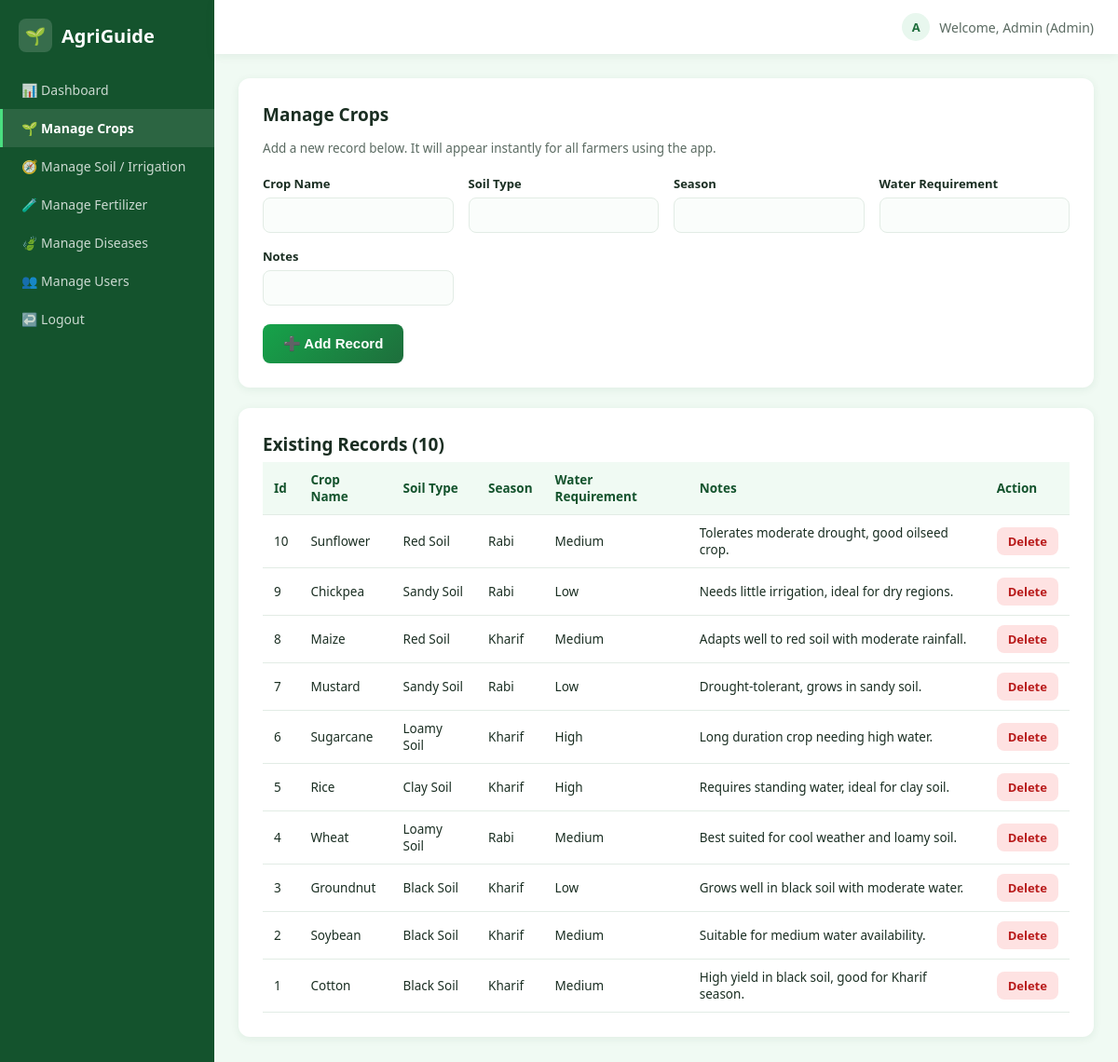
The app's page /admin/crops (signed in) with its own data.
### tables this page shows
CREATE TABLE crops (
        id INTEGER PRIMARY KEY AUTOINCREMENT,
        crop_name TEXT NOT NULL,
        soil_type TEXT NOT NULL,
        season TEXT NOT NULL,
        water_requirement TEXT NOT NULL,
        notes TEXT
    );

### app.py (the view, shortened to what this page needs)
@app.route("/admin/crops", methods=["GET", "POST"])
@admin_required
def admin_crops():
    db = get_db()
    rows = db.execute("SELECT * FROM crops ORDER BY id DESC").fetchall()
    return render_template("admin_list.html", title="Manage Crops", rows=rows,
                            columns=["id", "crop_name", "soil_type", "season", "water_requirement", "notes"],
                            add_endpoint="admin_crops", delete_endpoint="admin_crops_delete",
                            fields=[
                                {"name": "crop_name", "label": "Crop Name", "type": "text"},
                                {"name": "soil_type", "label": "Soil Type", "type": "text"},
                                {"name": "season", "label": "Season", "type": "text"},
                                {"name": "water_requirement", "label": "Water Requirement", "type": "text"},
                                {"name": "notes", "label": "Notes", "type": "text"},
                            ])

### app.py (called while the page is built)
def get_db():
    db = getattr(g, "_database", None)
    if db is None:
        db = g._database = sqlite3.connect(DB_PATH)
        db.row_factory = sqlite3.Row
        db.execute("PRAGMA foreign_keys = ON")
    return db

@app.teardown_appcontext
def close_connection(exception):
    db = getattr(g, "_database", None)
    if db is not None:
        db.close()

def admin_required(f):
    @wraps(f)
    def wrapped(*args, **kwargs):
        if "user_id" not in session:
            flash("Please login to continue.", "error")
            return redirect(url_for("login"))
        if session.get("role") != "Admin":
            flash("Admin access only.", "error")
            return redirect(url_for("dashboard"))
        return f(*args, **kwargs)
    return wrapped

@app.context_processor
def inject_user():
    return {
        "current_user_name": session.get("name"),
        "current_user_role": session.get("role"),
        "logged_in": "user_id" in session,
    }

### templates/admin_list.html (shortened to what this page needs)
{% extends "base_app.html" %}
{% block content %}
<div class="panel">
  <h2>{{ title }}</h2>
  <p class="sub">Add a new record below. It will appear instantly for all farmers using the app.</p>
  <form method="POST" action="{{ url_for(add_endpoint) }}">
    <div class="form-grid">
      {% for field in fields %}
        <div>
          <label>{{ field.label }}</label>
          <input type="text" name="{{ field.name }}" required>
        </div>
      {% endfor %}
    </div>
    <button type="submit" class="btn btn-primary">➕ Add Record</button>
  </form>
</div>
<div class="panel">
  <h2>Existing Records ({{ rows|length }})</h2>
  {% if rows %}
  <div style="overflow-x:auto;">
    <table class="data-table">
      <thead>
        <tr>
          {% for col in columns %}<th>{{ col.replace('_', ' ')|title }}</th>{% endfor %}
          <th>Action</th>
        </tr>
      </thead>
      <tbody>
        {% for row in rows %}
        <tr>
          {% for col in columns %}<td>{{ row[col] }}</td>{% endfor %}
          <td><a href="{{ url_for(delete_endpoint, item_id=row['id']) }}" class="btn btn-danger btn-sm confirm-delete">Delete</a></td>
        </tr>
        {% endfor %}
      </tbody>
    </table>
  </div>
  {% else %}
    <p class="empty-state">No records yet. Add one above.</p>
  {% endif %}
</div>
{% endblock %}

### templates/base_app.html (shortened to what this page needs)
<!DOCTYPE html>
<html lang="en">
<head>
<link rel="stylesheet" href="{{ url_for('static', filename='css/style.css') }}">
</head>
<body>
<div class="app-shell">
  <aside class="sidebar">
    <a href="{{ url_for('index') }}" class="brand">
      <span class="brand-icon">🌱</span>
      <span>AgriGuide</span>
    </a>
    <nav>
      {% if current_user_role == 'Admin' %}
        <a href="{{ url_for('admin') }}" class="{{ 'active' if request.endpoint == 'admin' }}">📊 Dashboard</a>
        <a href="{{ url_for('admin_crops') }}" class="{{ 'active' if request.endpoint == 'admin_crops' }}">🌱 Manage Crops</a>
        <a href="{{ url_for('admin_soil') }}" class="{{ 'active' if request.endpoint == 'admin_soil' }}">🧭 Manage Soil / Irrigation</a>
        <a href="{{ url_for('admin_fertilizer') }}" class="{{ 'active' if request.endpoint == 'admin_fertilizer' }}">🧪 Manage Fertilizer</a>
        <a href="{{ url_for('admin_diseases') }}" class="{{ 'active' if request.endpoint == 'admin_diseases' }}">🍃 Manage Diseases</a>
        <a href="{{ url_for('admin_users') }}" class="{{ 'active' if request.endpoint == 'admin_users' }}">👥 Manage Users</a>
      {% endif %}
      <a href="{{ url_for('logout') }}">↩️ Logout</a>
    </nav>
  </aside>
  <div class="main-area">
    <div class="topbar">
      <span class="avatar">{{ (current_user_name or "U")[0]|upper }}</span>
      <span>Welcome, {{ current_user_name }}{% if current_user_role == 'Admin' %} (Admin){% endif %}</span>
    </div>
    <div class="page-content">
      {% block content %}{% endblock %}
    </div>
  </div>
</div>
</body>
</html>

### static/css/style.css (style rules this page uses)
:root { --green-dark: #14532d; --green-primary: #16a34a; --green-mid: #1e6e3c; --green-light: #e8f7ee; --green-pale: #f0faf3; --text-dark: #1a2e22; --text-muted: #5b6b62; --white: #ffffff; --border: #e2ece5; --shadow: 0 2px 10px rgba(20, 83, 45, 0.08); --radius: 12px; }
* { box-sizing: border-box; }
body { margin: 0; font-family: "Segoe UI", "Helvetica Neue", Arial, sans-serif; background: var(--green-pale); color: var(--text-dark); }
a { text-decoration: none; color: inherit; }
.btn { display: inline-flex; align-items: center; justify-content: center; gap: 8px; padding: 12px 22px; border-radius: 8px; border: none; font-size: 15px; font-weight: 600; cursor: pointer; transition: transform 0.15s ease, box-shadow 0.15s ease, background 0.15s ease; }
.btn-primary { background: linear-gradient(135deg, var(--green-primary), var(--green-mid)); color: var(--white); }
.btn-danger { background: #fee2e2; color: #b91c1c; }
.btn-sm { padding: 6px 12px; font-size: 13px; }
.brand { display: flex; align-items: center; gap: 10px; font-weight: 700; font-size: 20px; color: var(--green-dark); }
.brand-icon { width: 36px; height: 36px; border-radius: 8px; background: var(--green-light); display: flex; align-items: center; justify-content: center; font-size: 18px; }
.app-shell { display: flex; min-height: 100vh; }
.sidebar { width: 230px; background: var(--green-dark); color: rgba(255,255,255,0.9); padding: 20px 0; flex-shrink: 0; }
.sidebar .brand { color: var(--white); padding: 0 20px 20px; }
.sidebar .brand-icon { background: rgba(255,255,255,0.15); }
.sidebar nav a { display: flex; align-items: center; gap: 10px; padding: 11px 20px; font-size: 14px; color: rgba(255,255,255,0.78); border-left: 3px solid transparent; }
.sidebar nav a.active { background: rgba(255,255,255,0.1); color: var(--white); border-left-color: #4ade80; font-weight: 600; }
.main-area { flex: 1; display: flex; flex-direction: column; min-width: 0; }
.topbar { display: flex; justify-content: flex-end; align-items: center; gap: 10px; background: var(--white); padding: 14px 26px; box-shadow: var(--shadow); font-size: 14px; color: var(--text-muted); }
.avatar { width: 30px; height: 30px; border-radius: 50%; background: var(--green-light); color: var(--green-mid); display: flex; align-items: center; justify-content: center; font-weight: 700; font-size: 13px; }
.page-content { padding: 26px; flex: 1; }
.panel { background: var(--white); border-radius: var(--radius); box-shadow: var(--shadow); padding: 26px; margin-bottom: 22px; }
.panel h2 { margin: 0 0 6px; font-size: 19px; }
.panel .sub { color: var(--text-muted); font-size: 13.5px; margin-bottom: 20px; }
.form-grid { display: grid; grid-template-columns: repeat(auto-fit, minmax(200px, 1fr)); gap: 16px; margin-bottom: 20px; }
.form-grid label { display: block; font-size: 13px; font-weight: 600; margin-bottom: 6px; }
.form-grid select, .form-grid input, .form-grid textarea { width: 100%; padding: 10px 12px; border-radius: 8px; border: 1.5px solid var(--border); font-size: 14px; background: #fafdfb; }
table.data-table { width: 100%; border-collapse: collapse; font-size: 13.5px; }
table.data-table th, table.data-table td { padding: 10px 12px; text-align: left; border-bottom: 1px solid var(--border); }
table.data-table th { background: var(--green-pale); font-weight: 700; color: var(--green-dark); }

### records on screen
crops: id "10" "Sunflower" "Red Soil" "Rabi" "Medium" "Tolerates moderate drought, good oilseed crop."
crops: id "9" "Chickpea" "Sandy Soil" "Rabi" "Low" "Needs little irrigation, ideal for dry regions."
crops: id "8" "Maize" "Red Soil" "Kharif" "Medium" "Adapts well to red soil with moderate rainfall."
crops: id "7" "Mustard" "Sandy Soil" "Rabi" "Low" "Drought-tolerant, grows in sandy soil."
crops: id "6" "Sugarcane" "Loamy Soil" "Kharif" "High" "Long duration crop needing high water."
crops: id "5" "Rice" "Clay Soil" "Kharif" "High" "Requires standing water, ideal for clay soil."
crops: id "4" "Wheat" "Loamy Soil" "Rabi" "Medium" "Best suited for cool weather and loamy soil."
crops: id "3" "Groundnut" "Black Soil" "Kharif" "Low" "Grows well in black soil with moderate water."
crops: id "2" "Soybean" "Black Soil" "Kharif" "Medium" "Suitable for medium water availability."
crops: id "1" "Cotton" "Black Soil" "Kharif" "Medium" "High yield in black soil, good for Kharif season."

### other values on screen
{{ (current_user_name or "U")[0]|upper }} "A"
{{ current_user_name }} "Admin"
{{ title }} "Manage Crops"
{{ field.label }} "Crop Name" "Soil Type" "Season" "Water Requirement" "Notes"
{{ rows|length }} "10"
{{ col.replace('_', ' ')|title }} "Id" "Crop Name" "Soil Type" "Season" "Water Requirement" "Notes"
